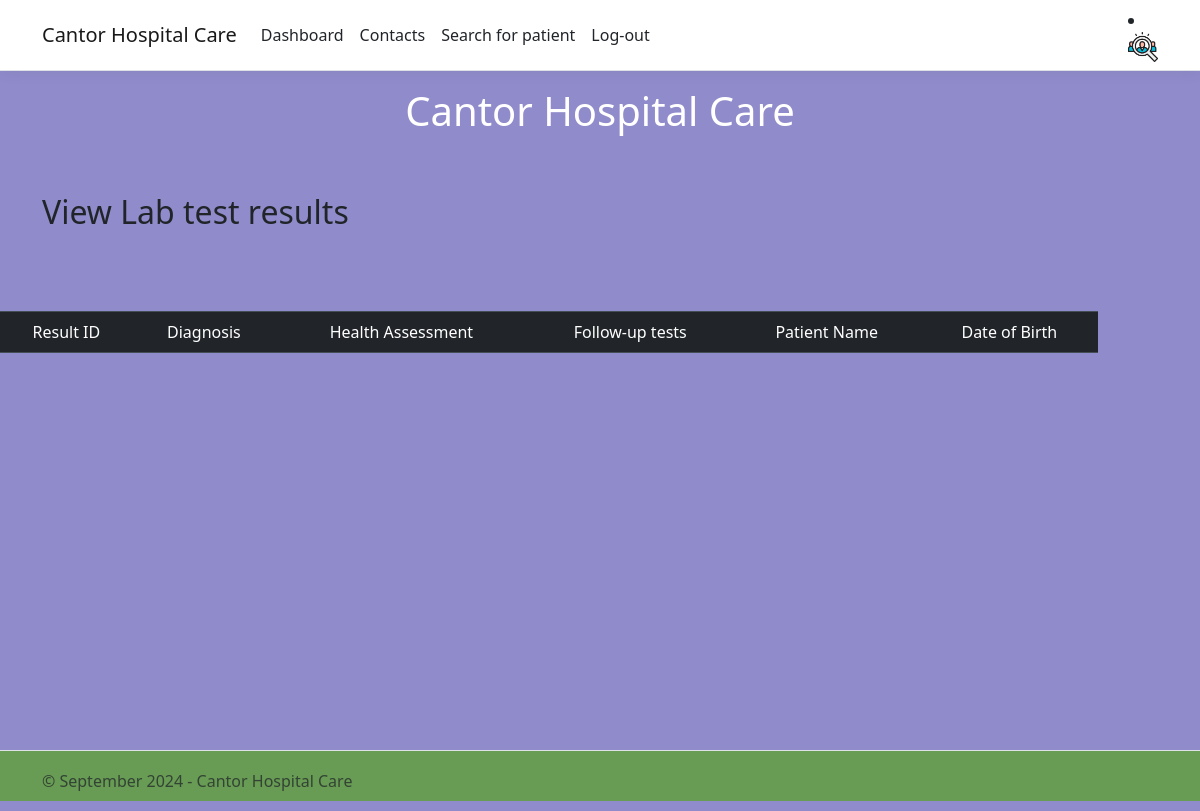
The page /staffViewResults.php on the database as committed earlier.
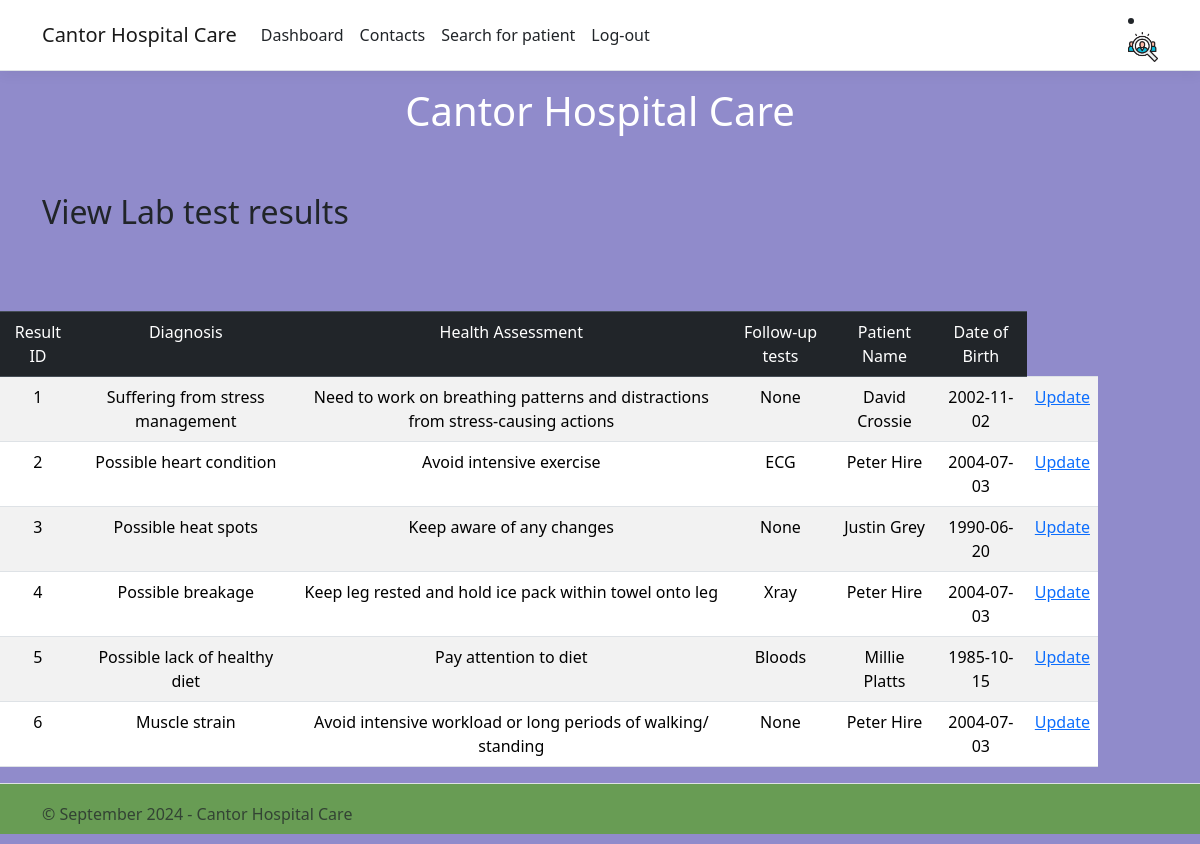
The same page on the database as committed later.
### tables this page shows
CREATE TABLE `results` (
  `ID` int(11) NOT NULL,
  `Diagnosis` tinytext NOT NULL,
  `healthAssessment` text,
  `tests` tinytext,
  `appointmentID` int(11) DEFAULT NULL
);

CREATE TABLE `patient` (
  `ID` int(100) NOT NULL,
  `phoneNumber` tinytext NOT NULL,
  `email` tinytext NOT NULL,
  `dateOfBirth` date NOT NULL,
  `gender` tinytext NOT NULL,
  `registeredDoctor` tinytext NOT NULL,
  `postCode` char(8) NOT NULL,
  `address_` varchar(45) NOT NULL,
  `firstName` tinytext NOT NULL,
  `lastName` tinytext NOT NULL,
  `assignedStaffID` int(11) DEFAULT NULL,
  `patientPassword` varchar(60) NOT NULL
);

### staffViewResultsSQL.php (called while the page is built)
<?php
    $sql = 'SELECT results.ID, results.Diagnosis, results.healthAssessment, results.tests,
    CONCAT(patient.firstName," ",patient.lastName) AS "Name",
    patient.dateOfBirth FROM results
-- includes data from appointment and patient table
    INNER JOIN appointment ON (results.appointmentID = appointment.ID)
    INNER JOIN patient ON (appointment.idPatient = patient.ID)';
$result = mysqli_query($conn, $sql);
$results = array();
while ($row = mysqli_fetch_assoc($result)) {
    $results[] = $row;
}

### staffViewResults.php (the view, shortened to what this page needs)
<?php
include("config.php");
include_once('staffViewResultsSQL.php');
?>
<!DOCTYPE html>
<html lang="en">
<head>
    <link rel="stylesheet" href="css/global.css" type="text/css" />
    <link rel="stylesheet" href="css/mobile.css" type="text/css" media="only screen and (max-width : 620px)" />
    <link rel="stylesheet" href="css/desktop.css" type="text/css" media="only screen and (min-width : 621px)" />
</head>
    <body>
        <div class="">
            <div class="navbarContainer">
                <?php
                    include("php/includes/staff/navbar.php");
                ?>
            </div>
            <div class="header">
                <?php
                    include("php/includes/header.php");
                ?>
            </div>
            <div class="container pb-5">
                <h2>View Lab test results</h2><br>
            </div>
            <div class="row">
                <div class="col-11">
                    <table class="table table-striped">
                        <thead class="table-dark">
                            <td>Result ID</td>
                            <td>Diagnosis</td>
                            <td>Health Assessment</td>
                            <td>Follow-up tests</td>
                            <td>Patient Name</td>
                            <td>Date of Birth</td>
                        </thead>
                        <?php for ($i = 0; $i < count($results); $i++) : ?>
                            <tr>
                                <td><?php echo $results[$i]['ID'] ?></td>
                                <td><?php echo $results[$i]['Diagnosis'] ?></td>
                                <td><?php echo $results[$i]['healthAssessment'] ?></td>
                                <td><?php echo $results[$i]['tests'] ?></td>
                                <td><?php echo $results[$i]['Name'] ?></td>
                                <td><?php echo $results[$i]['dateOfBirth'] ?></td>
                                <td><a href="updateResults.php?ID=<?php echo $results[$i]['ID']; ?>">Update</a></td>
                            </tr>
                        <?php endfor; ?>
                    </table>
                </div>
            </div>
        </div>
        <div class="footer">
            <?php
                include("php/includes/footer.php");
                ?>
    </body>
</html>

Rows that differ between the two databases and show on the page:
now on this page (row edited): results: ID "1", Diagnosis "Suffering from stress management", healthAssessment "Need to work on breathing patterns and distractions from stress-causing actions", tests "None", Name "David Crossie", patient.dateOfBirth "2002-11-02"
now on this page (row edited): results: ID "2", Diagnosis "Possible heart condition", healthAssessment "Avoid intensive exercise", tests "ECG", Name "Peter Hire", patient.dateOfBirth "2004-07-03"
now on this page (row edited): results: ID "3", Diagnosis "Possible heat spots", healthAssessment "Keep aware of any changes", tests "None", Name "Justin Grey", patient.dateOfBirth "1990-06-20"
now on this page (row edited): results: ID "4", Diagnosis "Possible breakage", healthAssessment "Keep leg rested and hold ice pack within towel onto leg", tests "Xray", Name "Peter Hire", patient.dateOfBirth "2004-07-03"
now on this page (row edited): results: ID "5", Diagnosis "Possible lack of healthy diet", healthAssessment "Pay attention to diet", tests "Bloods", Name "Millie Platts", patient.dateOfBirth "1985-10-15"
now on this page (row edited): results: ID "6", Diagnosis "Muscle strain", healthAssessment "Avoid intensive workload or long periods of walking/ standing", tests "None", Name "Peter Hire", patient.dateOfBirth "2004-07-03"
